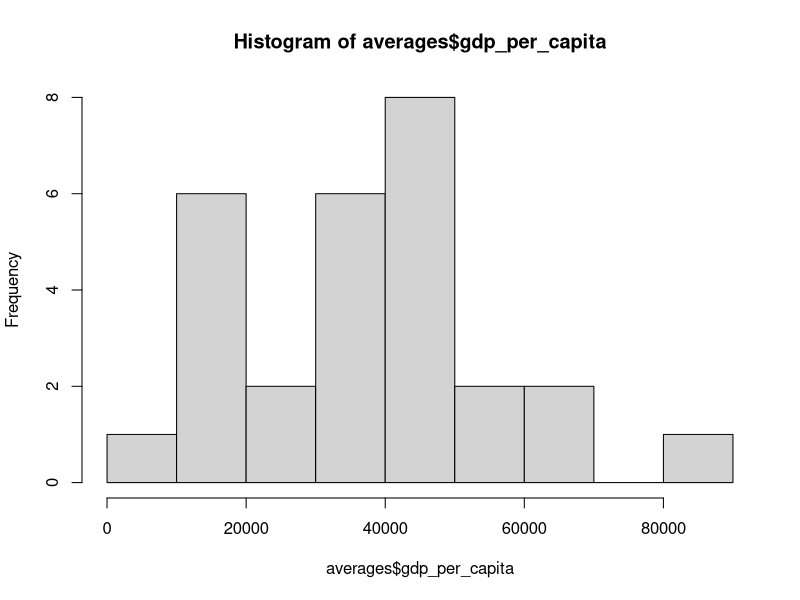

Write R code to recreate this figure.
library(tidyverse)
library(dplyr)
data <- read.csv(file = "./data/all_data.csv", stringsAsFactors = FALSE)

filtered_data <- data %>%
  filter(!(Country %in% c("HKG", "CHN", "RUS", "ISL", "ISR", "TUR"))) %>%
  dplyr::select(-extreme_poverty, -new_tests_smoothed_per_thousand, -rural_pop, -urban_pop, -suburban_pop, -unemployment,
         -one_yr_unemp_bene, -two_mth_umemp_bene, -two_yr_unemp_bene, -six_mth_unemp_bene, -five_yr_unemp_bene,
         -BCI, -CLI, -CCI)

na_counts <- filtered_data %>%
  group_by(Country) %>%
  summarise_all(funs(sum(!is.na(.)))) 

na_counts$num_points<-apply(na_counts,1,FUN=min)
sum(as.numeric(na_counts$num_points))

colnames(na_counts)

date_counts <- data %>%
  filter(!(Country %in% c("HKG", "CHN", "RUS", "ISL", "ISR", "TUR"))) %>%
  select(-extreme_poverty, -new_tests_smoothed_per_thousand, -rural_pop, -urban_pop, -suburban_pop, -unemployment,
         -one_yr_unemp_bene, -two_mth_umemp_bene, -two_yr_unemp_bene, -six_mth_unemp_bene, -five_yr_unemp_bene,
         -BCI, -CLI, -CCI)%>%
  filter(!is.na(stringency_ra)) %>% 
  group_by(Date) %>%
  summarise(count = n())

averages <- lapply(data, mean, na.rm = T)  



averages <- aggregate(filtered_data[, 5: 38], list(filtered_data$Country), mean, na.rm = TRUE)

hist(averages$gdp_per_capita)
